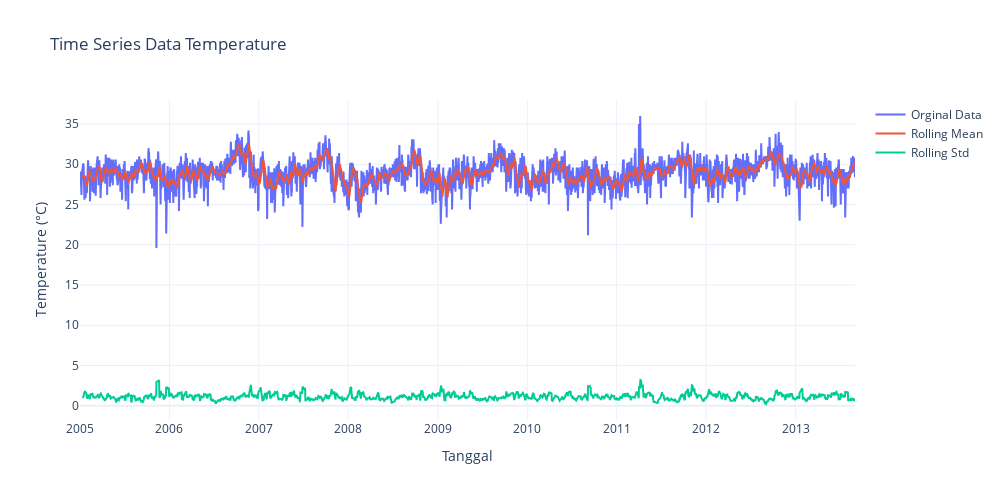

The code cell stored with this chart in its notebook:
### Code cell
# Rolling mean dan rolling std
df['Rolling Mean'] = df['C'].rolling(window=12).mean()
df['Rolling Std'] = df['C'].rolling(window=12).std()

fig = go.Figure()
fig.add_trace(go.Scatter(x=df['T'], y=df['C'],
                    mode='lines',
                    name='Orginal Data',
                    )
              )

fig.add_trace(go.Scatter(x=df['T'], y=df['Rolling Mean'],
                    mode='lines',
                    name='Rolling Mean')
              )

fig.add_trace(go.Scatter(x=df['T'], y=df['Rolling Std'],
                    mode='lines',
                    name='Rolling Std')
              )

fig.update_layout(
    title='Time Series Data Temperature',
    xaxis_title='Tanggal',
    yaxis_title='Temperature (°C)',
    width=1000,
    height=500,
    template='plotly_white'
)

fig.show()

print('Rata-rata rolling mean: ', df['Rolling Mean'].mean())
print('Rata-rata rolling std: ', df['Rolling Std'].mean())

### Figure 1 — Plotly figure (JSON) as saved in the notebook; plotly's stock layout.template omitted (floating-point values rounded to 4 significant figures; data arrays with more than 128 entries replaced by an {"elided": "..."} marker saying what was removed)
{"data": [{"mode": "lines", "name": "Orginal Data", "type": "scatter", "x": {"elided": "3165 str values"}, "y": {"elided": "3165 float values"}}, {"mode": "lines", "name": "Rolling Mean", "type": "scatter", "x": {"elided": "3165 str values"}, "y": {"elided": "3165 float values"}}, {"mode": "lines", "name": "Rolling Std", "type": "scatter", "x": {"elided": "3165 str values"}, "y": {"elided": "3165 float values"}}], "layout": {"height": 500, "title": {"text": "Time Series Data Temperature"}, "width": 1000, "xaxis": {"title": {"text": "Tanggal"}}, "yaxis": {"title": {"text": "Temperature (°C)"}}}}
